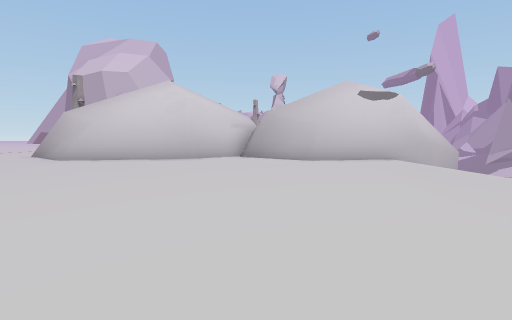
[1] (above)

24 first-person views from a walk through a scene from a Unity 3-D project. The camera is 1.3 m above the floor, tilts 4° down and sees 80° across. The floor is counted in squares, 2 m on a side. Each view is taken from the middle of a square. On the plan, view 1 faces up. The plan holds only what a view shows up to about 10 squares ahead; the rest is blank. The place goes on beyond the plan. The player is left out. Some surface patterns are stand-ins.

[2]
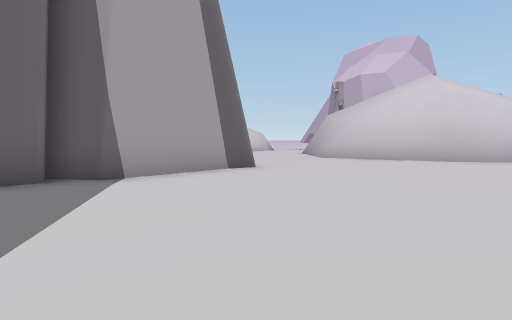

[3]
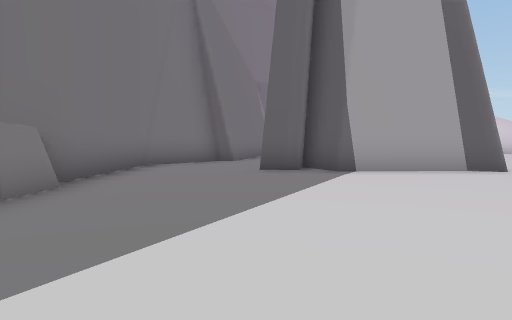

[4]
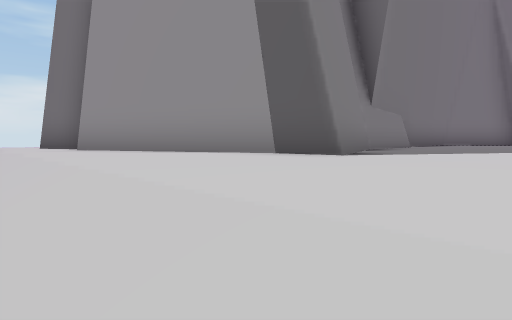

[5]
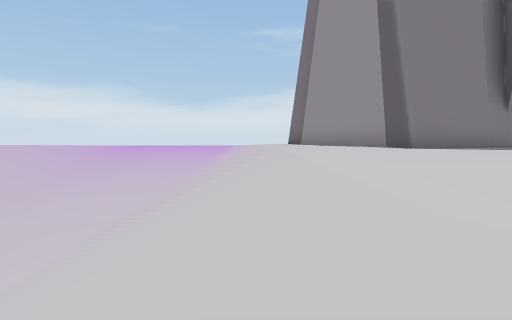

[6]
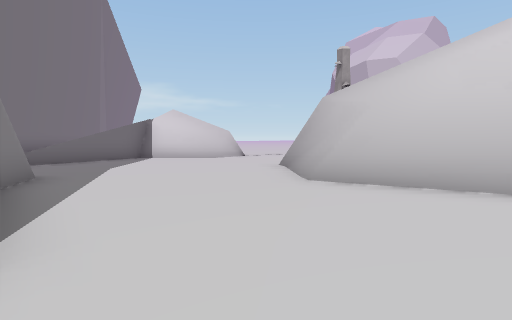

[7]
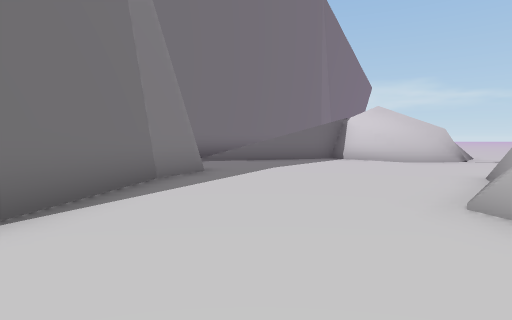

[8]
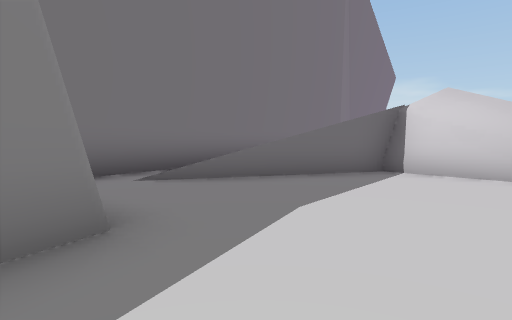

[9]
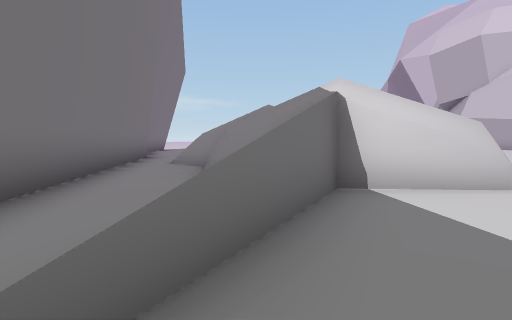

[10]
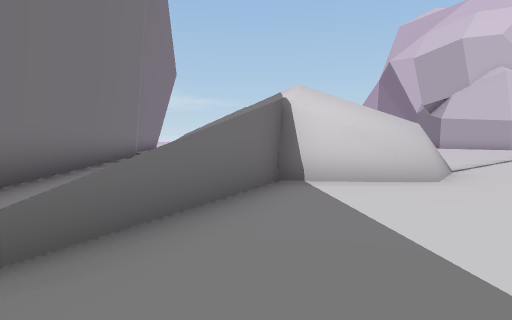

[11]
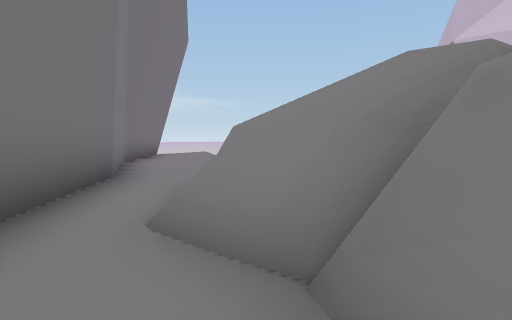

[12]
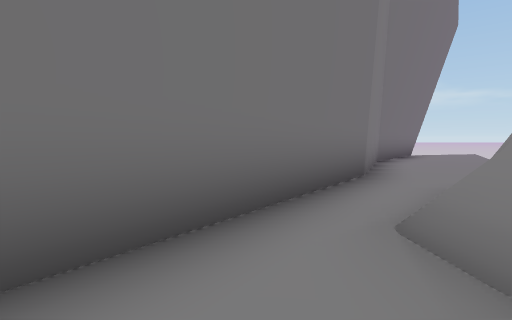

[13]
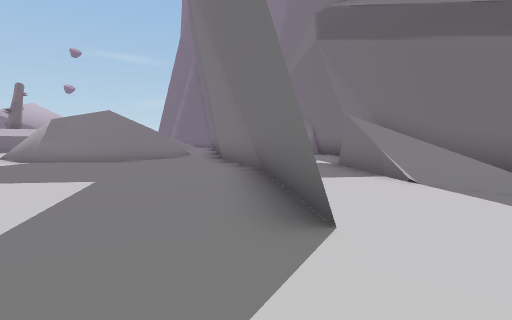

[14]
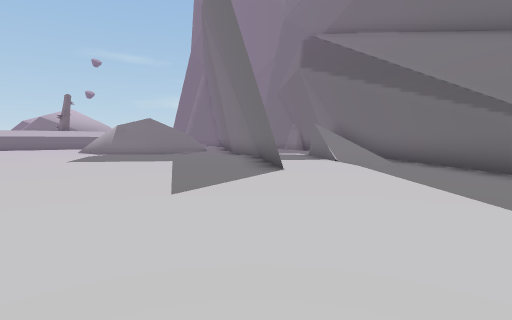

[15]
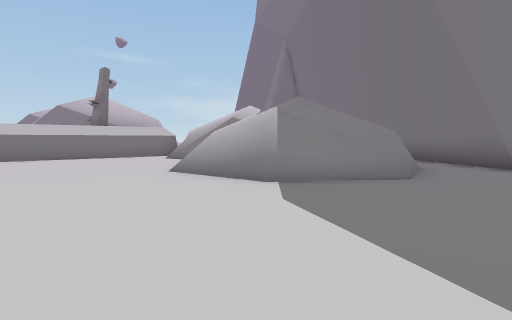

[16]
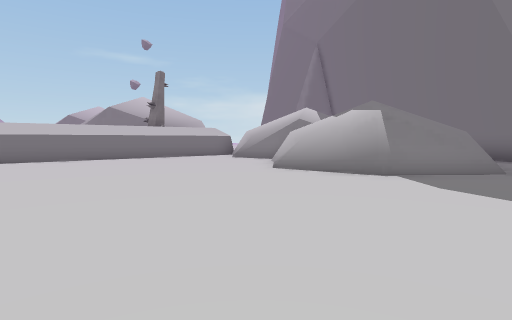

[17]
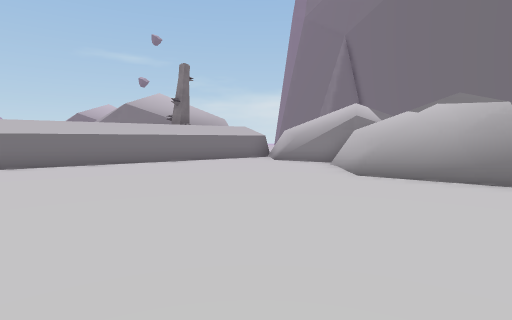

[18]
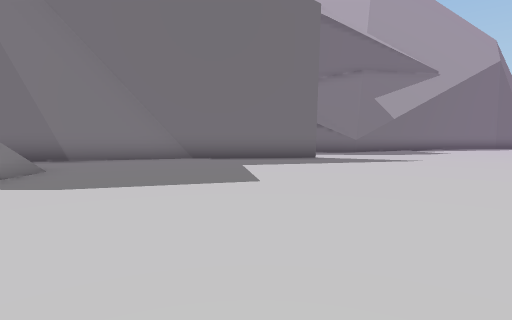

[19]
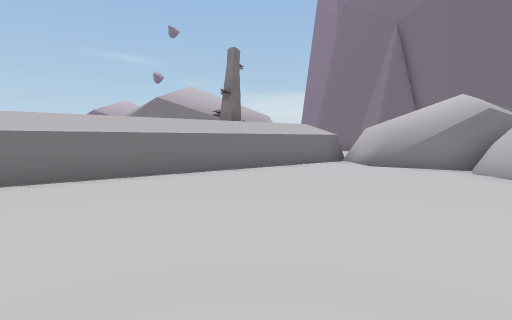

[20]
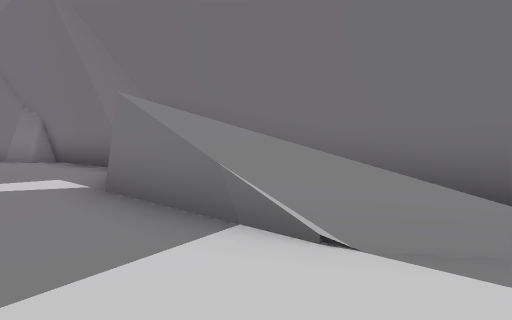

[21]
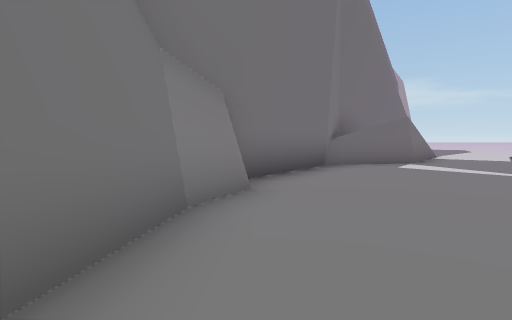

[22]
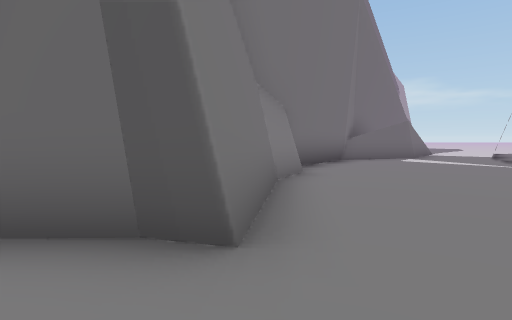

[23]
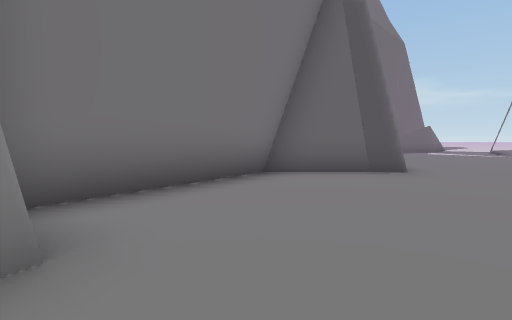

[24]
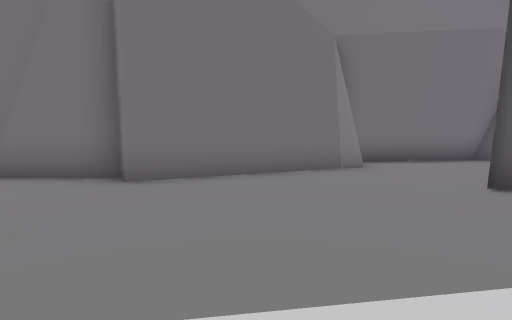

### Floor plan
Key: @ floor where view 1 was taken; # wall or solid block; x gap in a wall; . main floor; : floor 2 m higher than the main floor; + floor 2.5 m higher than the main floor; * floor 2.75 m higher than the main floor; % floor 3 m higher than the main floor; & floor 3.25 m higher than the main floor; / step, stairs or slope; = window, fence, low wall or low ledge; ^ raised ledge.
Columns run from 32 left of view 1 to 6 right of it. Each row starts with its distance up from view 1.
 21         ..............^
 20 ......................^.
 19 ......................^.
 18 .....................#..
 17 .....................^.
 16 ...............=.....^.
 15 .....#.......###/....^.
 14  .....#...../=*+ =.=.^.
 13  #.....#..../:*& ##=#^.
 12  ##///..##..==+* +%*=...
 11   ##//#...###==##*&#=...##    ##
 10    ##//=....###==#x#=....######..#####
  9     ####.....##..= #..............///
  8       ##.......#..//.................
  7        ###......#../=................
  6          ###.....##./..#.............
  5            #####...#..  ####........./
  4                #....## ....#........./
  3                #...........#.........//
  2                ##..........#.........//
  1                 ##.........#.........//
  0                  ######.........@....//
 -1                       ###............//
 -2                         =#.......#...//
 -3                          =####### #..//
 -4                                   #..//
 -5                                    #.//
 -6                                    #.
 -7                                    #.
 -8                                     #

Where each view was taken, in squares from view 1:
view 1: 0 up, 0 right, facing up
view 2: 0 up, 0 right, facing up-left
view 3: 0 up, 1 right, facing left
view 4: 0 up, 5 right, facing down-left
view 5: 5 up, 5 right, facing down
view 6: 5 up, 3 left, facing up-left
view 7: 7 up, 3 left, facing left
view 8: 7 up, 7 left, facing left
view 9: 6 up, 11 left, facing up-left
view 10: 6 up, 10 left, facing up-left
view 11: 9 up, 16 left, facing up-left
view 12: 9 up, 16 left, facing left
view 13: 17 up, 29 left, facing down-right
view 14: 20 up, 32 left, facing down-right
view 15: 19 up, 22 left, facing down-right
view 16: 21 up, 21 left, facing down-right
view 17: 21 up, 19 left, facing down-right
view 18: 21 up, 19 left, facing down-left
view 19: 21 up, 16 left, facing down-right
view 20: 14 up, 27 left, facing down
view 21: 6 up, 17 left, facing left
view 22: 5 up, 15 left, facing left
view 23: 2 up, 11 left, facing left
view 24: 4 up, 6 left, facing down-left
